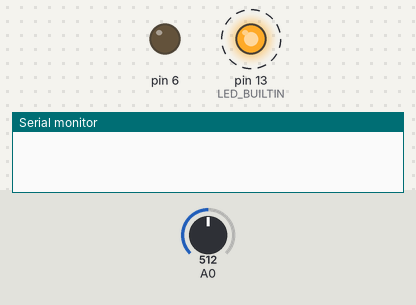
A sketch run on a simulated Arduino Uno, built with avr-gcc and run on an emulated ATmega328P. Parts: output pins drawn as LEDs (lit = HIGH), the last lines printed to the serial monitor. Dashed ring = blinking. Inputs (shaded band) come from the test bench; at power-on: A0 = 512.

Above: at 0.05 s.
At 4.1 s:
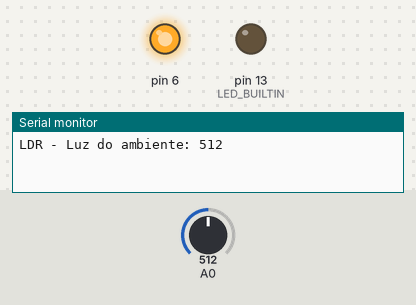
Timing chart, 0 to 5.6 s (numbered marks = the images above):
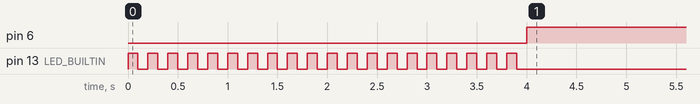

Measured:
- by itself, pin 6: LOW → HIGH at 4.0 s
- by itself, pin 13 (LED_BUILTIN): alternates HIGH for 0.10 s and LOW for 0.10 s, 40 changes in all, then stays LOW

The sketch:

ldr_funciona.ino
```cpp
void setup() {
  Serial.begin(9600);
  pinMode(A0, INPUT);
  pinMode(6, OUTPUT);
  pinMode(LED_BUILTIN, OUTPUT);
}
void loop() {

 for(int contador = 0; contador < 20; contador++){
  digitalWrite(LED_BUILTIN, HIGH);
  delay(100);
  digitalWrite(LED_BUILTIN, LOW);
  delay(100);
 }

 Serial.print("LDR - Luz do ambiente: ");
 Serial.println(analogRead(A0));

 if(analogRead(A0) > 100){
  digitalWrite(6, HIGH);
 }
 else {
  digitalWrite(6, LOW);
 }
  digitalWrite(LED_BUILTIN, LOW);
 delay(60000);
}
```
